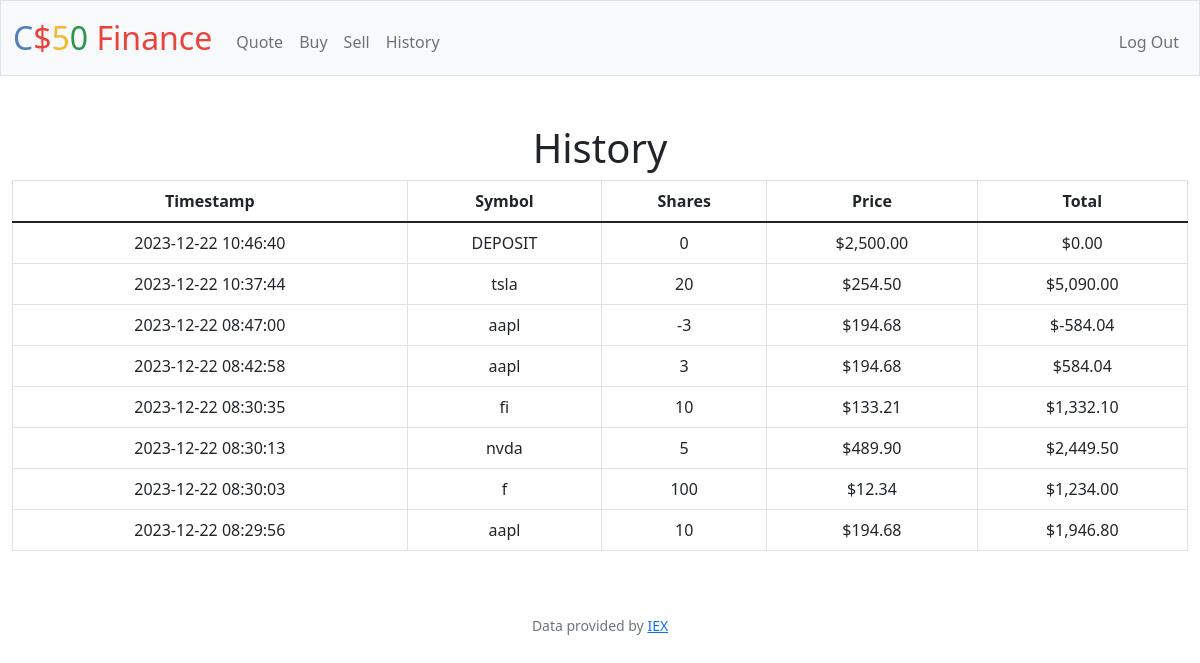
Screenshot of /history (signed in) with the database file from the repository.
### tables this page shows
CREATE TABLE brandontable (
    user_id INTEGER NOT NULL,
    symbol TEXT NOT NULL,
    shares INTEGER NOT NULL,
    price NUMERIC NOT NULL,
    timestamp DATETIME DEFAULT CURRENT_TIMESTAMP, FOREIGN KEY (user_id) REFERENCEs users(id)
);

### app.py (the view)
@app.route("/history")
@login_required
def history():
    transactions = db.execute("SELECT * FROM brandontable WHERE user_id = :user_id ORDER BY timestamp DESC", user_id=session["user_id"])
    return render_template("history.html", transactions=transactions)

### app.py (called while the page is built)
@app.after_request
def after_request(response):
    response.headers["Cache-Control"] = "no-cache, no-store, must-revalidate"
    response.headers["Expires"] = 0
    response.headers["Pragma"] = "no-cache"
    return response

### helpers.py (called while the page is built)
def login_required(f):
    @wraps(f)
    def decorated_function(*args, **kwargs):
        if session.get("user_id") is None:
            return redirect("/login")
        return f(*args, **kwargs)
    return decorated_function

def usd(value):
    return f"${value:,.2f}"

### templates/history.html (shortened to what this page needs)
{% extends "layout.html" %}
{% block main %}
    <h1>History</h1>
    <table class="table table-bordered table-hover">
        <thead class="thead-dark">
            <tr>
                <th>Timestamp</th>
                <th>Symbol</th>
                <th>Shares</th>
                <th>Price</th>
                <th>Total</th>
            </tr>
        </thead>
        <tbody>
            {% for transaction in transactions %}
            <tr>
                <td>{{ transaction.timestamp }}</td>
                <td>{{ transaction.symbol }}</td>
                <td>{{ transaction.shares }}</td>
                <td>{{ transaction.price | usd }}</td>
                <td>{{ (transaction.shares * transaction.price) | usd }}</td>
            </tr>
            {% endfor %}
        </tbody>
    </table>
{% endblock %}

### templates/layout.html (shortened to what this page needs)
<!DOCTYPE html>
<html lang="en">
    <head>
        <link href="https://cdn.jsdelivr.net/npm/bootstrap@5.1.3/dist/css/bootstrap.min.css" rel="stylesheet">
        <link href="/static/styles.css" rel="stylesheet">
    </head>
    <body>
        <nav class="bg-light border navbar navbar-expand-md navbar-light">
            <div class="container-fluid">
                <a class="navbar-brand" href="/"><span class="blue">C</span><span class="red">$</span><span class="yellow">5</span><span class="green">0</span> <span class="red">Finance</span></a>
                <div class="collapse navbar-collapse" id="navbar">
                    {% if session["user_id"] %}
                        <ul class="navbar-nav me-auto mt-2">
                            <li class="nav-item"><a class="nav-link" href="/quote">Quote</a></li>
                            <li class="nav-item"><a class="nav-link" href="/buy">Buy</a></li>
                            <li class="nav-item"><a class="nav-link" href="/sell">Sell</a></li>
                            <li class="nav-item"><a class="nav-link" href="/history">History</a></li>
                        </ul>
                        <ul class="navbar-nav ms-auto mt-2">
                            <li class="nav-item"><a class="nav-link" href="/logout">Log Out</a></li>
                        </ul>
                    {% else %}
                        <ul class="navbar-nav ms-auto mt-2">
                            <li class="nav-item"><a class="nav-link" href="/register">Register</a></li>
                            <li class="nav-item"><a class="nav-link" href="/login">Log In</a></li>
                        </ul>
                    {% endif %}
                </div>
            </div>
        </nav>
        <main class="container-fluid py-5 text-center">
            {% block main %}{% endblock %}
        </main>
        <footer class="mb-5 small text-center text-muted">
            Data provided by <a href="https://iexcloud.io/">IEX</a>
        </footer>
    </body>
</html>

### static/styles.css (style rules this page uses)
nav .navbar-brand { font-size: xx-large; }
nav .navbar-brand .blue { color: #537fbe; }
nav .navbar-brand .red { color: #ea433b; }
nav .navbar-brand .yellow { color: #f5b82e; }
nav .navbar-brand .green { color: #2e944b; }

### rows the page displays
brandontable: (transaction.shares*transaction.price)|usd "$0.00"
brandontable: (transaction.shares*transaction.price)|usd "$5,090.00"
brandontable: (transaction.shares*transaction.price)|usd "$-584.04"
brandontable: (transaction.shares*transaction.price)|usd "$584.04"
brandontable: (transaction.shares*transaction.price)|usd "$1,332.10"
brandontable: (transaction.shares*transaction.price)|usd "$2,449.50"
brandontable: (transaction.shares*transaction.price)|usd "$1,234.00"
brandontable: (transaction.shares*transaction.price)|usd "$1,946.80"
